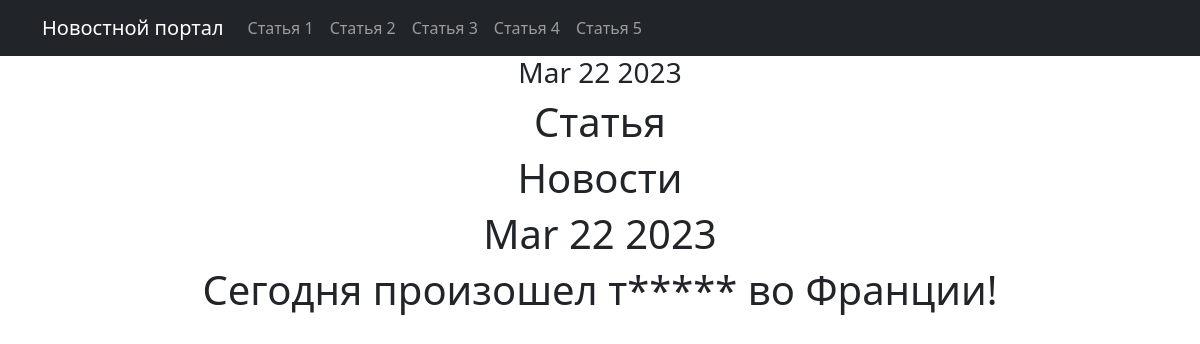
Page /news/4 on the committed database.
### new/models.py (models this page shows, shortened)
class Post(models.Model):
    author = models.ForeignKey(Author, on_delete=models.CASCADE,)
    NEWS = 'NW'
    ARTICLE = 'AR'
    CATEGORY_CHOICES = [
        (NEWS, 'Новость'),
        (ARTICLE, 'Статья'),
    ]
    categoryType = models.CharField(max_length=2, choices=CATEGORY_CHOICES, default=ARTICLE)
    dateCreation = models.DateTimeField(auto_now_add=True)
    postCategory = models.ManyToManyField(Category, through='PostCategory')
    tittle = models.CharField(max_length=128)
    text = models.TextField()
    rating = models.SmallIntegerField(default=0)

### new/views.py (the view)
# urls.py: path('<int:pk>', PostDetail.as_view()),
class PostDetail(DetailView):
    model = Post
    template_name = 'news.html'
    context_object_name = 'news'
    def get_context_data(self, **kwargs):
        context = super().get_context_data(**kwargs)
        context['time_now'] = datetime.utcnow()
        context['next_sale'] = None
        return context

### new/templatetags/custom_filters.py (called while the page is built)
@register.filter()
def censor(value):
    x='теракт'
    c='редиска'
    if x in value:
        a= value.replace('теракт', 'т*****')
        return a
    if c in value:
        d= value.replace('редиска', 'р******')
        return d
    try:
        x = str(x)
        c = str(c)
    except:
        print('Введено не слово')
    else:
        return value

### templates/news.html (shortened to what this page needs)
{% extends 'flatpages/default.html' %}
{% load custom_filters %}
{% block content %}
<h3>{{ time_now|date:'M d Y' }}</h3>
<h1>Статья</h1>
<h1>{{ news.tittle|censor }}</h1>
<h1>{{ news.dateCreation|date:'M d Y' }}</h1>
<h1>{{ news.text|censor }}</h1>
{% endblock content %}

### rows in the picture
Post: tittle|censor "Новости", dateCreation "Mar 22 2023", text|censor "Сегодня произошел т***** во Франции!"

### other values in the picture
{{ time_now|date:'M d Y' }} "Mar 22 2023"
